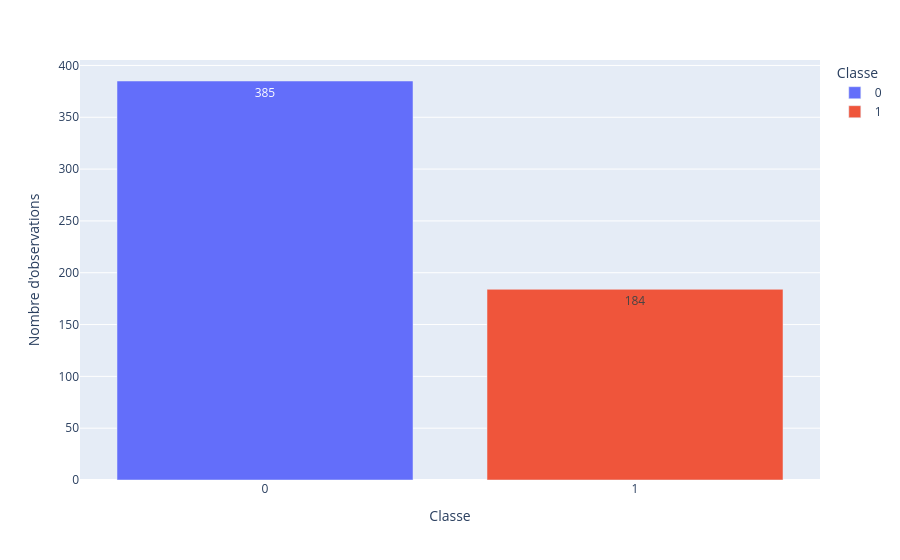

Here is the notebook cell this chart was saved with:
### Code cell
# Diagramme en barres des nombres d'observations
bar_plot(val1)

### Figure 1 — Plotly figure (JSON) as saved in the notebook; plotly's stock layout.template omitted (floating-point values rounded to 4 significant figures)
{"data": [{"hovertemplate": "Classe=%{x}<br>Nombre d'observations=%{y}<extra></extra>", "legendgroup": "0", "marker": {"color": "#636efa", "pattern": {"shape": ""}}, "name": "0", "orientation": "v", "showlegend": true, "textposition": "auto", "texttemplate": "%{y}", "type": "bar", "x": ["0"], "xaxis": "x", "y": [385], "yaxis": "y"}, {"hovertemplate": "Classe=%{x}<br>Nombre d'observations=%{y}<extra></extra>", "legendgroup": "1", "marker": {"color": "#EF553B", "pattern": {"shape": ""}}, "name": "1", "orientation": "v", "showlegend": true, "textposition": "auto", "texttemplate": "%{y}", "type": "bar", "x": ["1"], "xaxis": "x", "y": [184], "yaxis": "y"}], "layout": {"barmode": "relative", "legend": {"title": {"text": "Classe"}, "tracegroupgap": 0}, "margin": {"t": 60}, "xaxis": {"anchor": "y", "domain": [0, 1], "title": {"text": "Classe"}}, "yaxis": {"anchor": "x", "domain": [0, 1], "title": {"text": "Nombre d'observations"}}}}
